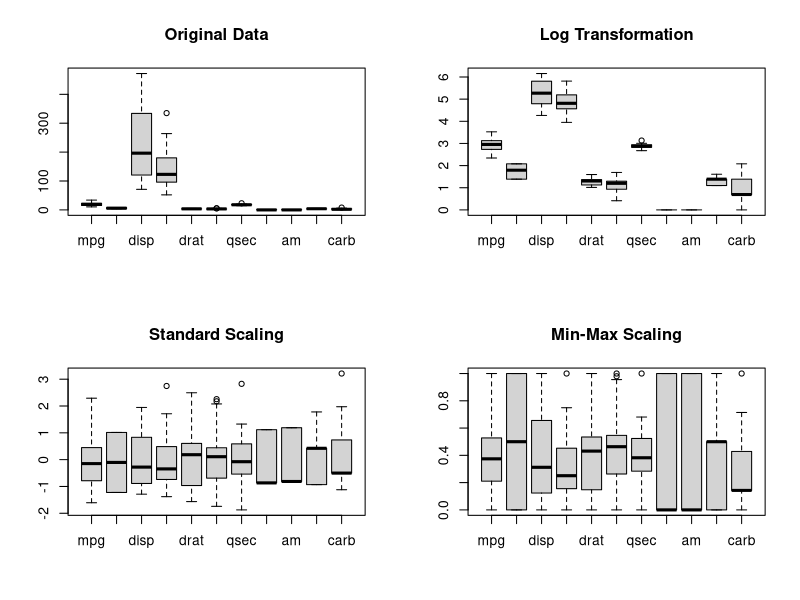

Write the R code that produced this figure.
#Load Dataset
data(mtcars)
df <- mtcars

#Lib
library(caret)

#Log Transformation
df_log <- log(df)

#Standard Scaling
df_standard <- as.data.frame(scale(df))

#Min-Max Scaling
minmax <- preProcess(as.data.frame(df), method = c("range"))
df_minmax <- predict(minmax, as.data.frame(df))

#Summary
summary(df)
summary(df_log)
summary(df_standard)
summary(df_minmax)

#Plot
par(mfrow = c(2, 2)) #grid 2 by 2 for side by side
boxplot(df, main = "Original Data")
boxplot(df_log, main = "Log Transformation")
boxplot(df_standard, main = "Standard Scaling")
boxplot(df_minmax, main = "Min-Max Scaling")